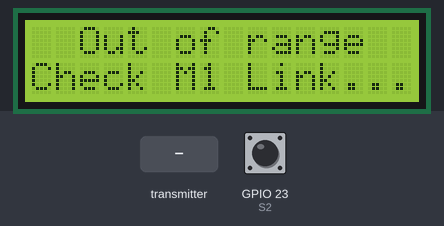
Bench run of a sketch on a simulated ESP32. Parts: 16×2 character LCD. The test bench sets the inputs (shaded band); at power-on: GPIO 23 (S2) HIGH.

Above: at 1.2 s.
1.3 s: the transmitter starts sending a = Fly_Armed
At 2.5 s:
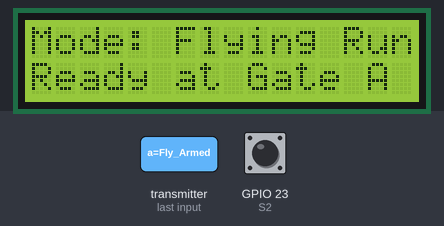
2.8 s: GPIO 23 (S2) pulled LOW for 0.15 s
At 4.0 s:
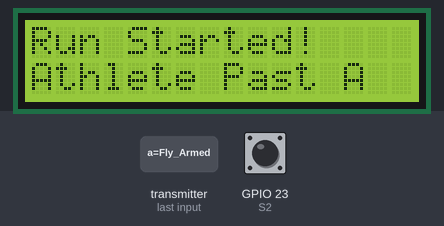
4.4 s: the transmitter starts sending a = Reset_Fly
At 4.8 s:
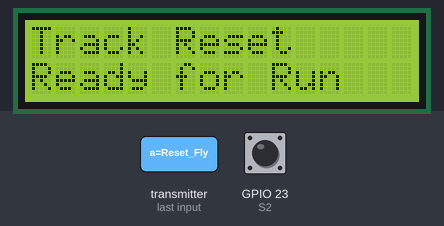
7.4 s: the transmitter starts sending a = Armed
At 8.5 s:
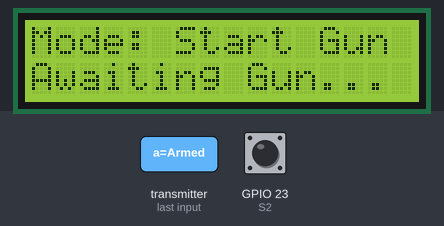
8.9 s: the transmitter starts sending a = Interrupted
At 9.5 s:
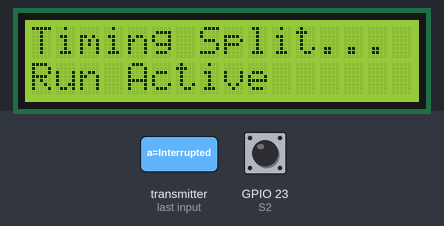
10.4 s: GPIO 23 (S2) pulled LOW for 1 s
At 10.46 s:
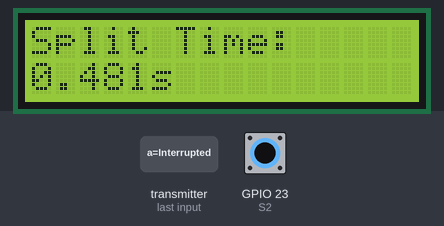
Timing chart, 0 to 13.4 s (numbered marks = the images above; inputs shaded):
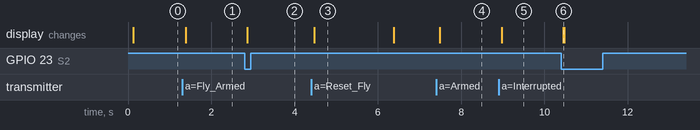

The sketch:

M2.ino
```cpp
// Created by Sonny Campbell
// Last modified 06/2026
// Module 2: Gate A (Split / Start Gate with LCD)
#include <SPI.h>
#include <WiFi.h>
#include <esp_now.h>
#include <LiquidCrystal_I2C.h>

#define S2 23 // IR sensor input pin (Active LOW)

LiquidCrystal_I2C lcd(0x27, 16, 2);

uint8_t GATE_B_MAC[] = {0x20, 0xE7, 0xC8, 0x9E, 0xB7, 0x18};

enum SystemState { STATE_DISCONNECTED, STATE_ARMED, STATE_TIMING, STATE_RESULT };
SystemState currentState = STATE_DISCONNECTED;

bool currentModeIsFlying = false;
unsigned long startTime = 0;

typedef struct struct_message { char a[12]; } struct_message;
struct_message myData;

volatile bool newMsg = false;
char message[12] = {0};
portMUX_TYPE msgMux = portMUX_INITIALIZER_UNLOCKED; // Shared resource guard

unsigned long lastArmedRxMs = 0;
const unsigned long OUT_OF_RANGE_MS = 2000;
bool outOfRangeShown = false;

const unsigned long IR_DEBOUNCE_MS = 30;
const unsigned long IR_LOCKOUT_MS  = 1000;
unsigned long lastIrChangeMs = 0;
unsigned long lastIrTriggerMs = 0;
int lastIrRead = HIGH;

// UI Cache Tracking to prevent LCD Flicker
String currentL1 = "";
String currentL2 = "";

static void lcdShow(const char* line1, const char* line2) {
  if (currentL1 == line1 && currentL2 == (line2 ? line2 : "")) return;
  lcd.clear();
  lcd.setCursor(0, 0); lcd.print(line1);
  currentL1 = line1;
  if (line2) {
    lcd.setCursor(0, 1); lcd.print(line2);
    currentL2 = line2;
  } else {
    currentL2 = "";
  }
}

bool irTriggeredDebounced() {
  int r = digitalRead(S2);
  unsigned long now = millis();
  if (r != lastIrRead) { lastIrRead = r; lastIrChangeMs = now; }
  if ((now - lastIrChangeMs) < IR_DEBOUNCE_MS) return false;
  if (r == LOW && (now - lastIrTriggerMs) > IR_LOCKOUT_MS) {
    lastIrTriggerMs = now;
    return true;
  }
  return false;
}

#if ESP_IDF_VERSION_MAJOR >= 5
void OnDataRecv(const esp_now_recv_info_t *info, const uint8_t *incomingData, int len) {
  memcpy(&myData, incomingData, sizeof(myData));
  myData.a[sizeof(myData.a) - 1] = '\0';
  portENTER_CRITICAL_ISR(&msgMux);
  strncpy(message, myData.a, sizeof(message));
  message[sizeof(message) - 1] = '\0';
  newMsg = true;
  portEXIT_CRITICAL_ISR(&msgMux);
}
#else
void OnDataRecv(const uint8_t *mac, const uint8_t *incomingData, int len) {
  memcpy(&myData, incomingData, sizeof(myData));
  myData.a[sizeof(myData.a) - 1] = '\0';
  portENTER_CRITICAL_ISR(&msgMux);
  strncpy(message, myData.a, sizeof(message));
  message[sizeof(message) - 1] = '\0';
  newMsg = true;
  portEXIT_CRITICAL_ISR(&msgMux);
}
#endif

void setup() {
  Serial.begin(115200);
  pinMode(S2, INPUT_PULLUP);

  WiFi.mode(WIFI_STA);
  if (esp_now_init() != ESP_OK) { while (true) delay(1000); }
  esp_now_register_recv_cb(OnDataRecv);

  esp_now_peer_info_t p = {};
  memcpy(p.peer_addr, GATE_B_MAC, 6);
  p.channel = 0; p.encrypt = false;
  esp_now_add_peer(&p);

  lcd.init();
  lcd.backlight();
  lcdShow("Gate A Init...", "Split Module");

  lastIrRead = digitalRead(S2);
  lastIrChangeMs = millis();
}

void loop() {
  unsigned long now = millis();

  // Process Radio Messages - Even if showing results, allowing instant system resets
  if (newMsg) {
    char msgLocal[12];
    portENTER_CRITICAL(&msgMux);
    strncpy(msgLocal, message, sizeof(msgLocal));
    newMsg = false;
    portEXIT_CRITICAL(&msgMux);
    msgLocal[sizeof(msgLocal) - 1] = '\0';

    // 1. Flying Run Heartbeat
    if (strcmp(msgLocal, "Fly_Armed") == 0) {
      lastArmedRxMs = now;
      currentModeIsFlying = true;
      if (currentState != STATE_RESULT && currentState != STATE_TIMING) {
        currentState = STATE_ARMED;
        outOfRangeShown = false;
        lcdShow("Mode: Flying Run", "Ready at Gate A");
      }
    }
    // 2. Track Reset from M1
    else if (strcmp(msgLocal, "Reset_Fly") == 0) {
      outOfRangeShown = false;
      currentModeIsFlying = true;
      currentState = STATE_ARMED;
      lcdShow("Track Reset", "Ready for Run");
    }
    // 3. Start Gun Heartbeat
    else if (strcmp(msgLocal, "Armed") == 0) {
      lastArmedRxMs = now;
      currentModeIsFlying = false;
      if (currentState != STATE_RESULT && currentState != STATE_TIMING) {
        currentState = STATE_ARMED;
        outOfRangeShown = false;
        lcdShow("Mode: Start Gun", "Awaiting Gun...");
      }
    }
    // 4. Start Gun Fire Signal
    else if (strcmp(msgLocal, "Interrupted") == 0) {
      currentModeIsFlying = false;
      outOfRangeShown = false;
      currentState = STATE_TIMING;
      startTime = now;
      lcdShow("Timing Split...", "Run Active");
    }
  }

  // --- Beam Break Core Handling Logic ---
  bool beamTripped = irTriggeredDebounced();

  if (beamTripped) {
    // FIX Case A: Flying Run trigger event (Trips while armed before local timing begins)
    if (currentModeIsFlying && currentState == STATE_ARMED) {
      currentState = STATE_RESULT;

      strncpy(myData.a, "Start_Timer", sizeof(myData.a));
      esp_now_send(GATE_B_MAC, (uint8_t*)&myData, sizeof(myData));

      lcdShow("Run Started!", "Athlete Past A");
    }
    // FIX Case B: Start Gun split capture (Trips mid-run while timing is active)
    else if (!currentModeIsFlying && currentState == STATE_TIMING) {
      currentState = STATE_RESULT;

      unsigned long elapsedMs = now - startTime;
      float seconds = elapsedMs * 0.001f;
      char buffer[12];
      snprintf(buffer, sizeof(buffer), "%.3f", seconds);

      lcd.clear();
      lcd.setCursor(0, 0); lcd.print("Split Time: ");
      lcd.setCursor(0, 1); lcd.print(buffer); lcd.print("s");

      currentL1 = "Split Time: ";
      currentL2 = String(buffer) + "s";
    }
  }

  // Range Check Validation Loop
  bool inRange = (lastArmedRxMs != 0) && ((now - lastArmedRxMs) <= OUT_OF_RANGE_MS);
  if (currentState != STATE_TIMING && currentState != STATE_RESULT && !inRange) {
    currentState = STATE_DISCONNECTED;
    if (!outOfRangeShown) {
      outOfRangeShown = true;
      lcdShow("  Out of range  ", "Check M1 Link...");
    }
  }
  delay(1);
}
```

Measured:
- after the input at 1.3 s, the display: changes after 0.08 s (image 1)
- after the input at 2.8 s, the display: changes after 0.06 s (image 2)
- after the input at 4.4 s, the display: changes after 0.08 s (image 3)
- after the input at 7.4 s, the display: changes after 0.08 s (image 4)
- after the input at 8.9 s, the display: changes after 0.08 s (image 5)
- after the input at 10.4 s, the display: changes after 0.05 s (image 6)
- what the display in image 3 shows lasts 1.9 s, from 4.5 s to 6.4 s
